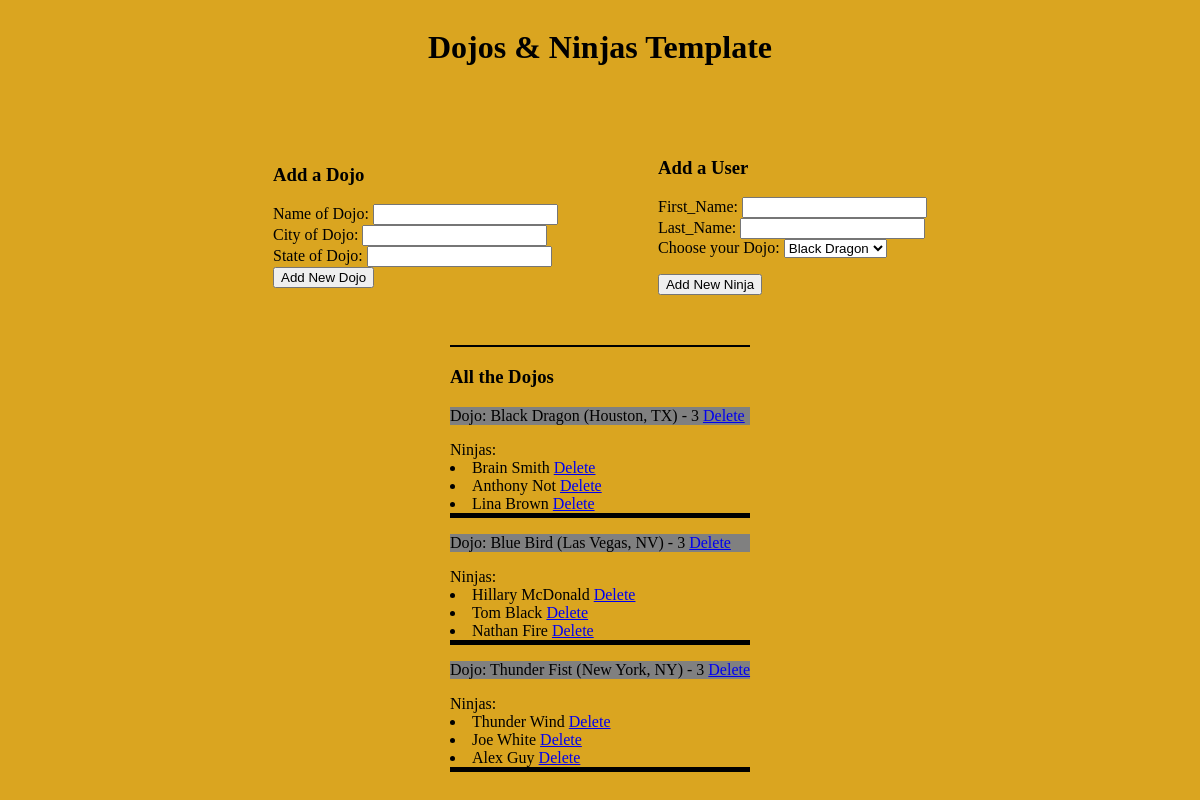
The page / on the database its author committed.
### dojosNinjas_app/models.py (models this page shows)
class Dojo(models.Model):
    name = models.CharField(max_length=255)
    city = models.CharField(max_length=255)
    state = models.CharField(max_length=2)
    desc = models.CharField(max_length=255)
    created_at = models.DateTimeField(auto_now_add=True)
    updated_at = models.DateTimeField(auto_now=True)

class Ninja(models.Model):
    dojo = models.ForeignKey(Dojo, related_name="ninjas", on_delete = models.CASCADE)
    first_name = models.CharField(max_length=255)
    last_name = models.CharField(max_length=255)
    created_at = models.DateTimeField(auto_now_add=True)
    updated_at = models.DateTimeField(auto_now=True)

### dojosNinjas_app/views.py (the view)
# urls.py: path('', views.index),
def index(request):
    context = {
        "dojos": Dojo.objects.all(),
        "ninjas": Ninja.objects.all(),
    }
    return render(request, "index.html", context)

### dojosNinjas_app/templates/index.html (shortened to what this page needs)
<!DOCTYPE html>
<html lang="en">
<head>
    {% load static %}
    <link rel='stylesheet' href="{% static 'css/styles.css' %}">
</head>
<body>
    <header>
        <h1>Dojos & Ninjas Template</h1>
    </header>
    <div class="container">
        <div class="box">
        <form action="createDojo" method="post">
            <h3>Add a Dojo</h3>
            <section class='row'>
                <label for='name'>Name of Dojo: </label>
                <input type='text' id='name' name='name'>
            </section>
            <section class='row'>
                <label for='city'>City of Dojo: </label>
                <input type='text' id='city' name='city'>
            </section>
            <section class='row'>
                <label for='state'>State of Dojo: </label>
                <input type='text' id='state' name='state'>
            </section>
                    <button>Add New Dojo</button>
                </form>
            </div>
            <div class="box">
                <form action="createNinja" method="post">
                    <h3>Add a User</h3>
                    <section>
                        <label for='first_name'>First_Name: </label>
                        <input type='text' id='first_name' name='first_name'>
                    </section>
                    <section>
                        <label for='last_name'>Last_Name: </label>
                        <input type='text' id='last_name' name='last_name'>
                    </section>
                        Choose your Dojo:
                        <select name="dojo_id">
                            {% for dojo in dojos %}
                                <option value="{{ dojo.id }}">{{ dojo.name }}</option>
                            {% endfor %}
                        </select>
                    <button>Add New Ninja</button>
                </form>
            </div>
        </div>
        <div class="result">
            <h3>All the Dojos</h3>
            <div class="list">
                    {% for dojo in dojos %}
                            <section class="doja">
                            <p class="do">Dojo: {{ dojo.name }} ({{ dojo.city }}, {{ dojo.state }}) - {{ dojo.ninjas.count }} <a href="/dojo/{{ dojo.id }}/delete">Delete</a></p>
                            Ninjas:
                                {% for ninja in dojo.ninjas.all %}
                                    <li>{{ ninja.first_name }} {{ ninja.last_name }} <a href="/ninja/{{ ninja.id }}/delete">Delete</a></li>
                                {% endfor%}
                            </section>
                    {% endfor%}
            </div>
        </div>
</body>
</html>

### dojosNinjas_app/static/css/styles.css (style rules this page uses)
body { display: flex; flex-direction: column; justify-content: center; align-items: center; background-color: goldenrod; }
.container { display: flex; flex-direction: row; justify-content: center; align-items: center; }
.box { display: flex; flex-direction: column; justify-content: center; align-items: center; padding: 50px; }
.result { border-style: solid; border-width: 2px 0px 0px 0px; }
.doja { display:block; border-style: solid; border-width: 0px 0px 5px 0px; margin-bottom: 10px; }
.do { background-color: gray; }

### rows shown on the page
Dojo: name "Black Dragon", city "Houston", state "TX", ninjas.count "3"
Ninja: first_name "Brain", last_name "Smith"
Ninja: first_name "Anthony", last_name "Not"
Ninja: first_name "Lina", last_name "Brown"
Dojo: name "Blue Bird", city "Las Vegas", state "NV", ninjas.count "3"
Ninja: first_name "Hillary", last_name "McDonald"
Ninja: first_name "Tom", last_name "Black"
Ninja: first_name "Nathan", last_name "Fire"
Dojo: name "Thunder Fist", city "New York", state "NY", ninjas.count "3"
Ninja: first_name "Thunder", last_name "Wind"
Ninja: first_name "Joe", last_name "White"
Ninja: first_name "Alex", last_name "Guy"

### other values the page prints
form field dojo_id "Black Dragon"
